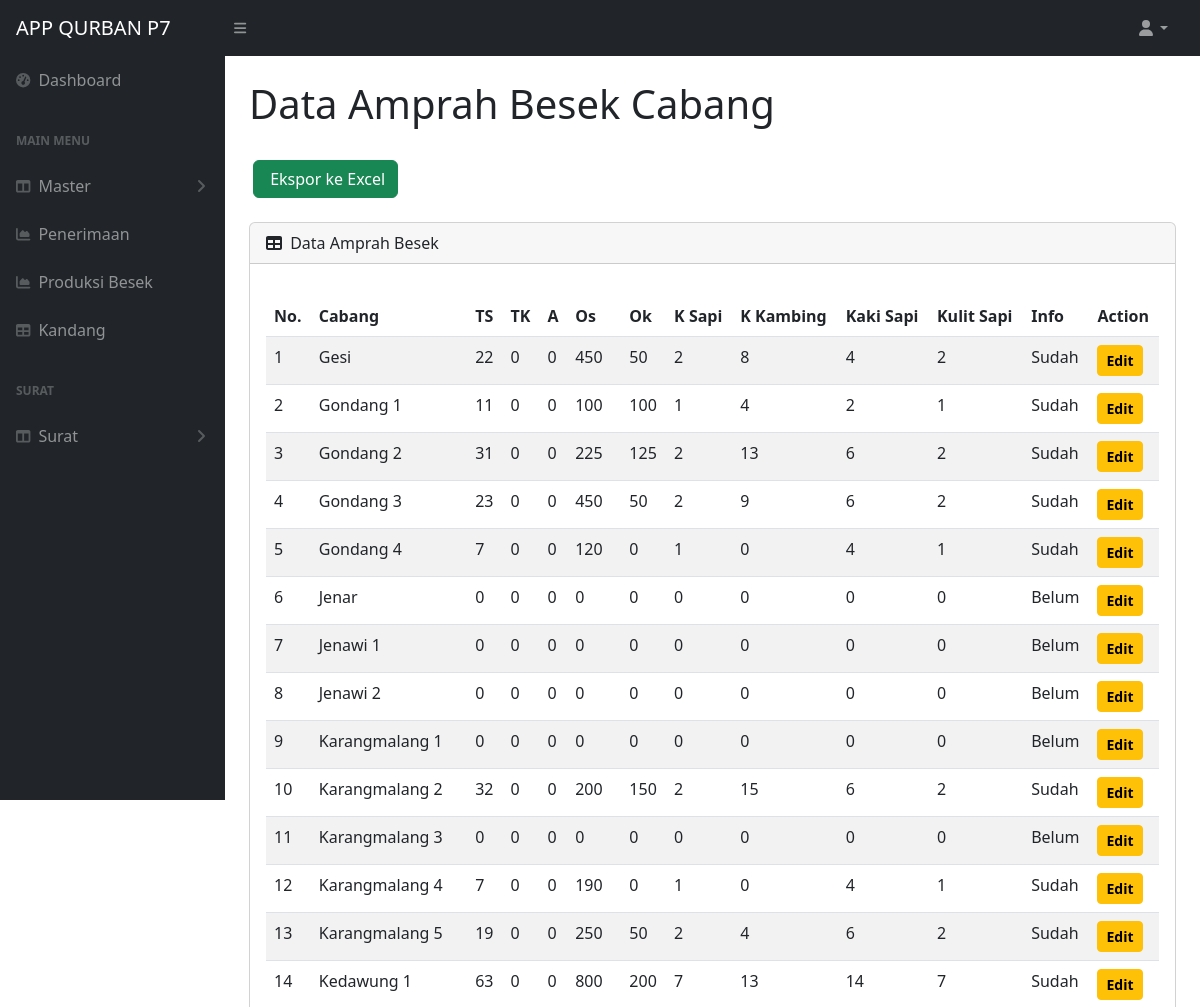
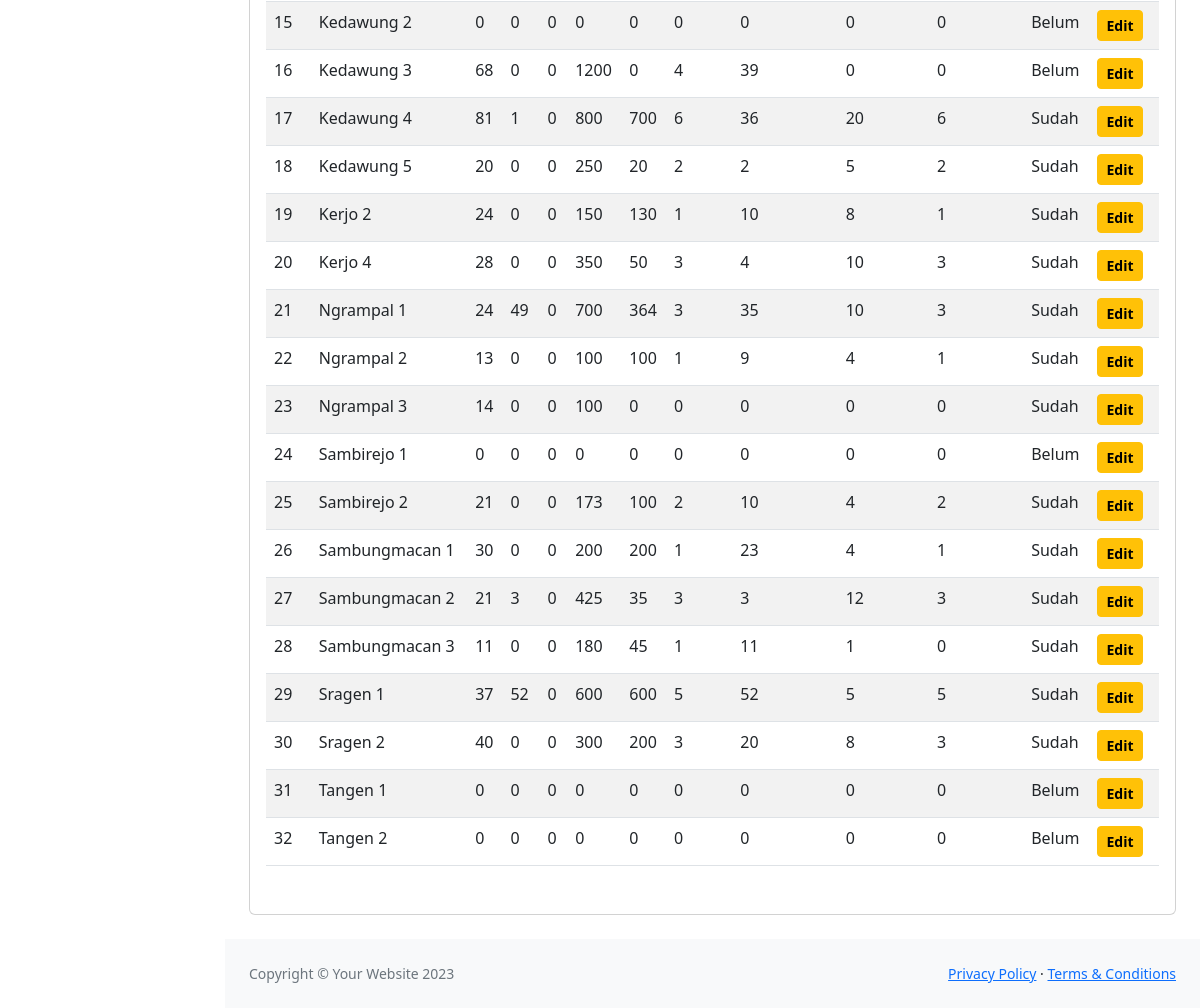
Page /app/amprah_data.php (signed in) on the committed database (2 pictures, top to bottom).
### tables this page shows
CREATE TABLE `permohonan_besek` (
  `id` int(11) NOT NULL AUTO_INCREMENT,
  `cabang` varchar(255) DEFAULT NULL,
  `p_ts` int(11) DEFAULT NULL,
  `p_tk` int(11) DEFAULT NULL,
  `p_a` int(11) DEFAULT NULL,
  `p_os` int(11) DEFAULT NULL,
  `p_ok` int(11) DEFAULT NULL,
  `p_ks` int(11) DEFAULT NULL,
  `p_kb` int(11) DEFAULT NULL,
  `p_kks` int(11) DEFAULT NULL,
  `p_kls` int(11) DEFAULT NULL,
  `info` varchar(255) DEFAULT 'Belum',
  `date_input` datetime DEFAULT NULL,
  PRIMARY KEY (`id`)
);

### app/controler/db/controler.php (called while the page is built, shortened)
<?php
function query($query)
{
    global $koneksi;
    $result = mysqli_query($koneksi, $query);
    $rows = [];
    while ($row = mysqli_fetch_assoc($result)) {
        $rows[] = $row;
    }
    return $rows;
}
$view_amprah = query("SELECT * FROM permohonan_besek ORDER BY cabang ASC");

### app/amprah_data.php (the view, shortened to what this page needs)
<?php
require 'controler/db/db.php';
require 'controler/db/controler.php';
?>
<!DOCTYPE html>
<html lang="en">
    <head>
        <link href="https://cdn.jsdelivr.net/npm/simple-datatables@7.1.2/dist/style.min.css" rel="stylesheet" />
        <link href="../css/styles.css" rel="stylesheet" />
    </head>
    <body class="sb-nav-fixed">
        <?php
    include 'navbar-top.php';
    ?>
        <div id="layoutSidenav">
            <div id="layoutSidenav_content">
                <?php
    include 'navbar.php';
    ?>
                <main>
                    <div class="container-fluid px-4">
                        <h1 class="mt-4">Data Amprah Besek Cabang</h1>
                        <br>
                        <ol class="breadcrumb mb-4">
                            <a href="export.php" target="_blank" class="btn btn-success ms-1">&nbsp;Ekspor ke Excel</a>
                        </ol>
                        <div class="card mb-4">
                            <div class="card-header">
                                <i class="fas fa-table me-1"></i>
                                Data Amprah Besek
                            </div>
                            <div class="card-body">
                                <div class="row my-3">
                                    <div class="col-md">
                                        <table id="datatablesSimple"
                                            class="table table-striped table-responsive table-hover text-left"
                                            style="width:100%">
                                            <thead>
                                                <tr>
                                                    <th>No.</th>
                                                    <th>Cabang</th>
                                                    <th>TS</th>
                                                    <th>TK</th>
                                                    <th>A</th>
                                                    <th>Os</th>
                                                    <th>Ok</th>
                                                    <th>K Sapi</th>
                                                    <th>K Kambing</th>
                                                    <th>Kaki Sapi</th>
                                                    <th>Kulit Sapi</th>
                                                    <th>Info</th>
                                                    <th>Action</th>
                                                </tr>
                                            </thead>
                                            <tbody>
                                                <?php $no = 1; ?>
                                                <?php foreach ($view_amprah as $row) : ?>
                                                <tr>
                                                    <td><?= $no++; ?></td>
                                                    <td><?= $row['cabang']; ?></td>
                                                    <td><?= $row['p_ts']; ?></td>
                                                    <td><?= $row['p_tk']; ?></td>
                                                    <td><?= $row['p_a']; ?></td>
                                                    <td><?= $row['p_os']; ?></td>
                                                    <td><?= $row['p_ok']; ?></td>
                                                    <td><?= $row['p_ks']; ?></td>
                                                    <td><?= $row['p_kb']; ?></td>
                                                    <td><?= $row['p_kks']; ?></td>
                                                    <td><?= $row['p_kls']; ?></td>
                                                    <td><?= $row['info']; ?></td>
                                                    <td>
                                                        <a><?php include 'controler/detail_amprah.php'; ?></a>
                                                    </td>
                                                </tr>
                                                <?php endforeach; ?>
                                            </tbody>
                                        </table>
                                    </div>
                                </div>
                            </div>
                        </div>
                    </div>
                </main>
                <footer class="py-4 bg-light mt-auto">
                    <div class="container-fluid px-4">
                        <div class="d-flex align-items-center justify-content-between small">
                            <div class="text-muted">Copyright &copy; Your Website 2023</div>
                            <div>
                                <a href="#">Privacy Policy</a>
                                &middot;
                                <a href="#">Terms &amp; Conditions</a>
                            </div>
                        </div>
                    </div>
                </footer>
            </div>
        </div>
    </body>
</html>

### app/controler/detail_amprah.php (shortened to what this page needs)
<a class=" btn btn-warning btn-sm" style="font-weight: 600;" data-toggle="modal"
    data-target="#edit<?php echo $row['id']; ?>"><i class="bi bi-pencil-square"></i>Edit</a>

### rows in the picture
permohonan_besek: cabang "Gesi", p_ts "22", p_tk "0", p_a "0", p_os "450", p_ok "50", p_ks "2", p_kb "8", p_kks "4", p_kls "2", info "Sudah"
permohonan_besek: cabang "Gondang 1", p_ts "11", p_tk "0", p_a "0", p_os "100", p_ok "100", p_ks "1", p_kb "4", p_kks "2", p_kls "1", info "Sudah"
permohonan_besek: cabang "Gondang 2", p_ts "31", p_tk "0", p_a "0", p_os "225", p_ok "125", p_ks "2", p_kb "13", p_kks "6", p_kls "2", info "Sudah"
permohonan_besek: cabang "Gondang 3", p_ts "23", p_tk "0", p_a "0", p_os "450", p_ok "50", p_ks "2", p_kb "9", p_kks "6", p_kls "2", info "Sudah"
permohonan_besek: cabang "Gondang 4", p_ts "7", p_tk "0", p_a "0", p_os "120", p_ok "0", p_ks "1", p_kb "0", p_kks "4", p_kls "1", info "Sudah"
permohonan_besek: cabang "Jenar", p_ts "0", p_tk "0", p_a "0", p_os "0", p_ok "0", p_ks "0", p_kb "0", p_kks "0", p_kls "0", info "Belum"
permohonan_besek: cabang "Jenawi 1", p_ts "0", p_tk "0", p_a "0", p_os "0", p_ok "0", p_ks "0", p_kb "0", p_kks "0", p_kls "0", info "Belum"
permohonan_besek: cabang "Jenawi 2", p_ts "0", p_tk "0", p_a "0", p_os "0", p_ok "0", p_ks "0", p_kb "0", p_kks "0", p_kls "0", info "Belum"
permohonan_besek: cabang "Karangmalang 1", p_ts "0", p_tk "0", p_a "0", p_os "0", p_ok "0", p_ks "0", p_kb "0", p_kks "0", p_kls "0", info "Belum"
permohonan_besek: cabang "Karangmalang 2", p_ts "32", p_tk "0", p_a "0", p_os "200", p_ok "150", p_ks "2", p_kb "15", p_kks "6", p_kls "2", info "Sudah"
permohonan_besek: cabang "Karangmalang 3", p_ts "0", p_tk "0", p_a "0", p_os "0", p_ok "0", p_ks "0", p_kb "0", p_kks "0", p_kls "0", info "Belum"
permohonan_besek: cabang "Karangmalang 4", p_ts "7", p_tk "0", p_a "0", p_os "190", p_ok "0", p_ks "1", p_kb "0", p_kks "4", p_kls "1", info "Sudah"
permohonan_besek: cabang "Karangmalang 5", p_ts "19", p_tk "0", p_a "0", p_os "250", p_ok "50", p_ks "2", p_kb "4", p_kks "6", p_kls "2", info "Sudah"
permohonan_besek: cabang "Kedawung 1", p_ts "63", p_tk "0", p_a "0", p_os "800", p_ok "200", p_ks "7", p_kb "13", p_kks "14", p_kls "7", info "Sudah"
permohonan_besek: cabang "Kedawung 2", p_ts "0", p_tk "0", p_a "0", p_os "0", p_ok "0", p_ks "0", p_kb "0", p_kks "0", p_kls "0", info "Belum"
permohonan_besek: cabang "Kedawung 3", p_ts "68", p_tk "0", p_a "0", p_os "1200", p_ok "0", p_ks "4", p_kb "39", p_kks "0", p_kls "0", info "Belum"
permohonan_besek: cabang "Kedawung 4", p_ts "81", p_tk "1", p_a "0", p_os "800", p_ok "700", p_ks "6", p_kb "36", p_kks "20", p_kls "6", info "Sudah"
permohonan_besek: cabang "Kedawung 5", p_ts "20", p_tk "0", p_a "0", p_os "250", p_ok "20", p_ks "2", p_kb "2", p_kks "5", p_kls "2", info "Sudah"
permohonan_besek: cabang "Kerjo 2", p_ts "24", p_tk "0", p_a "0", p_os "150", p_ok "130", p_ks "1", p_kb "10", p_kks "8", p_kls "1", info "Sudah"
permohonan_besek: cabang "Kerjo 4", p_ts "28", p_tk "0", p_a "0", p_os "350", p_ok "50", p_ks "3", p_kb "4", p_kks "10", p_kls "3", info "Sudah"
permohonan_besek: cabang "Ngrampal 1", p_ts "24", p_tk "49", p_a "0", p_os "700", p_ok "364", p_ks "3", p_kb "35", p_kks "10", p_kls "3", info "Sudah"
permohonan_besek: cabang "Ngrampal 2", p_ts "13", p_tk "0", p_a "0", p_os "100", p_ok "100", p_ks "1", p_kb "9", p_kks "4", p_kls "1", info "Sudah"
permohonan_besek: cabang "Ngrampal 3", p_ts "14", p_tk "0", p_a "0", p_os "100", p_ok "0", p_ks "0", p_kb "0", p_kks "0", p_kls "0", info "Sudah"
permohonan_besek: cabang "Sambirejo 1", p_ts "0", p_tk "0", p_a "0", p_os "0", p_ok "0", p_ks "0", p_kb "0", p_kks "0", p_kls "0", info "Belum"
permohonan_besek: cabang "Sambirejo 2", p_ts "21", p_tk "0", p_a "0", p_os "173", p_ok "100", p_ks "2", p_kb "10", p_kks "4", p_kls "2", info "Sudah"
permohonan_besek: cabang "Sambungmacan 1", p_ts "30", p_tk "0", p_a "0", p_os "200", p_ok "200", p_ks "1", p_kb "23", p_kks "4", p_kls "1", info "Sudah"
permohonan_besek: cabang "Sambungmacan 2", p_ts "21", p_tk "3", p_a "0", p_os "425", p_ok "35", p_ks "3", p_kb "3", p_kks "12", p_kls "3", info "Sudah"
permohonan_besek: cabang "Sambungmacan 3", p_ts "11", p_tk "0", p_a "0", p_os "180", p_ok "45", p_ks "1", p_kb "11", p_kks "1", p_kls "0", info "Sudah"
permohonan_besek: cabang "Sragen 1", p_ts "37", p_tk "52", p_a "0", p_os "600", p_ok "600", p_ks "5", p_kb "52", p_kks "5", p_kls "5", info "Sudah"
permohonan_besek: cabang "Sragen 2", p_ts "40", p_tk "0", p_a "0", p_os "300", p_ok "200", p_ks "3", p_kb "20", p_kks "8", p_kls "3", info "Sudah"
permohonan_besek: cabang "Tangen 1", p_ts "0", p_tk "0", p_a "0", p_os "0", p_ok "0", p_ks "0", p_kb "0", p_kks "0", p_kls "0", info "Belum"
permohonan_besek: cabang "Tangen 2", p_ts "0", p_tk "0", p_a "0", p_os "0", p_ok "0", p_ks "0", p_kb "0", p_kks "0", p_kls "0", info "Belum"
